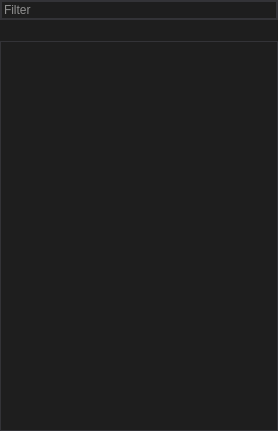
<?xml version="1.0" encoding="UTF-8"?>
<ui version="4.0">
 <class>PropertyEditerDockWidget</class>
 <widget class="QWidget" name="PropertyEditerDockWidget">
  <property name="geometry">
   <rect>
    <x>0</x>
    <y>0</y>
    <width>278</width>
    <height>431</height>
   </rect>
  </property>
  <property name="font">
   <font>
    <family>Arial</family>
   </font>
  </property>
  <property name="windowTitle">
   <string>Property Editer</string>
  </property>
  <property name="styleSheet">
   <string notr="true">/*
	Copyright 2013 Emanuel Claesson

	Licensed under the Apache License, Version 2.0 (the &quot;License&quot;);
	you may not use this file except in compliance with the License.
	You may obtain a copy of the License at

		http://www.apache.org/licenses/LICENSE-2.0

	Unless required by applicable law or agreed to in writing, software
	distributed under the License is distributed on an &quot;AS IS&quot; BASIS,
	WITHOUT WARRANTIES OR CONDITIONS OF ANY KIND, either express or implied.
	See the License for the specific language governing permissions and
	limitations under the License.
*/

/*
	COLOR_DARK     = #1e1e1e
	COLOR_MEDIUM   = #2d2d30
	COLOR_MEDLIGHT = #333337
	COLOR_LIGHT    = #FFFFFF
	COLOR_ACCENT   = #3f3f46
*/

* {
	background: #1e1e1e;
	color: #FFFFFF;
	border: 1px solid #333337;
}

QWidget::item:selected {
	background: #3f3f46;
}

QCheckBox, QRadioButton {
	border: none;
}

QRadioButton::indicator, QCheckBox::indicator {
	width: 13px;
	height: 13px;
}

QRadioButton::indicator::unchecked, QCheckBox::indicator::unchecked {
	border: 1px solid #333337;
	background: none;
}

QRadioButton::indicator:unchecked:hover, QCheckBox::indicator:unchecked:hover {
	border: 1px solid #FFFFFF;
}

QRadioButton::indicator::checked, QCheckBox::indicator::checked {
	border: 1px solid #333337;
	background: #333337;
}

QRadioButton::indicator:checked:hover, QCheckBox::indicator:checked:hover {
	border: 1px solid #FFFFFF;
	background: #FFFFFF;
}

QGroupBox {
	margin-top: 6px;
}

QGroupBox::title {
	top: -7px;
	left: 7px;
}

QScrollBar {
	border: 1px solid #686868;
	background: #1e1e1e;
}

QScrollBar:horizontal {
	height: 15px;
	margin: 0px 0px 0px 32px;
}

QScrollBar:vertical {
	width: 15px;
	margin: 32px 0px 0px 0px;
}

QScrollBar::handle {
	background: #2d2d30;
	border: 1px solid #333337;
}

QScrollBar::handle:horizontal {
	border-width: 0px 1px 0px 1px;
}

QScrollBar::handle:vertical {
	border-width: 1px 0px 1px 0px;
}

QScrollBar::handle:horizontal {
	min-width: 20px;
}

QScrollBar::handle:vertical {
	min-height: 20px;
}

QScrollBar::add-line, QScrollBar::sub-line {
	background:#2d2d30;
	border: 1px solid #333337;
	subcontrol-origin: margin;
}

QScrollBar::add-line {
	position: absolute;
}

QScrollBar::add-line:horizontal {
	width: 15px;
	subcontrol-position: left;
	left: 15px;
}

QScrollBar::add-line:vertical {
	height: 15px;
	subcontrol-position: top;
	top: 15px;
}

QScrollBar::sub-line:horizontal {
	width: 15px;
	subcontrol-position: top left;
}

QScrollBar::sub-line:vertical {
	height: 15px;
	subcontrol-position: top;
}

QScrollBar:left-arrow, QScrollBar::right-arrow, QScrollBar::up-arrow, QScrollBar::down-arrow {
	border: 1px solid #333337;
	width: 3px;
	height: 3px;
}

QScrollBar::add-page, QScrollBar::sub-page {
	background: none;
}

QAbstractButton:hover {
	background: #2d2d30;
}

QAbstractButton:pressed {
	background: #333337;
}

QAbstractItemView {
	show-decoration-selected: 1;
	selection-background-color: #3f3f46;
	selection-color: #FFFFFF;
	alternate-background-color: #2d2d30;
}

QHeaderView {
	border: 1px solid #333337;
}

QHeaderView::section {
	background: #1e1e1e;
	border: 1px solid #333337;
	padding: 4px;
}

QHeaderView::section:selected, QHeaderView::section::checked {
	background: #2d2d30;
}

QTableView {
	gridline-color: #333337;
}

QTabBar {
	margin-left: 2px;
}

QTabBar::tab {
	border-radius: 0px;
	padding: 4px;
	margin: 4px;
}

QTabBar::tab:selected {
	background: #2d2d30;
}

QComboBox::down-arrow {
	border: 1px solid #333337;
	background: #2d2d30;
}

QComboBox::drop-down {
	border: 1px solid #333337;
	background: #2d2d30;
}

QComboBox::down-arrow {
	width: 3px;
	height: 3px;
	border: 1px solid #333337;
}

QAbstractSpinBox {
	padding-right: 15px;
}

QAbstractSpinBox::up-button, QAbstractSpinBox::down-button {
	border: 1px solid #333337;
	background: #2d2d30;
	subcontrol-origin: border;
}

QAbstractSpinBox::up-arrow, QAbstractSpinBox::down-arrow {
	width: 3px;
	height: 3px;
	border: 1px solid #333337;
}

QSlider {
	border: none;
}

QSlider::groove:horizontal {
	height: 5px;
	margin: 4px 0px 4px 0px;
}

QSlider::groove:vertical {
	width: 5px;
	margin: 0px 4px 0px 4px;
}

QSlider::handle {
	border: 1px solid #333337;
	background: #2d2d30;
}

QSlider::handle:horizontal {
	width: 15px;
	margin: -4px 0px -4px 0px;
}

QSlider::handle:vertical {
	height: 15px;
	margin: 0px -4px 0px -4px;
}

QSlider::add-page:vertical, QSlider::sub-page:horizontal {
	background: #3f3f46;
}

QSlider::sub-page:vertical, QSlider::add-page:horizontal {
	background: #2d2d30;
}

QLabel {
	border: none;
}

QProgressBar {
	text-align: center;
}

QProgressBar::chunk {
	width: 1px;
	background-color: #3f3f46;
}

QMenu::separator {
	background: #2d2d30;
}</string>
  </property>
  <property name="locale">
   <locale language="English" country="UnitedStates"/>
  </property>
  <layout class="QVBoxLayout" name="verticalLayout">
   <property name="spacing">
    <number>0</number>
   </property>
   <property name="leftMargin">
    <number>0</number>
   </property>
   <property name="topMargin">
    <number>0</number>
   </property>
   <property name="rightMargin">
    <number>0</number>
   </property>
   <property name="bottomMargin">
    <number>0</number>
   </property>
   <item>
    <widget class="QFrame" name="frame">
     <property name="font">
      <font>
       <family>Arial</family>
      </font>
     </property>
     <property name="frameShape">
      <enum>QFrame::StyledPanel</enum>
     </property>
     <property name="frameShadow">
      <enum>QFrame::Raised</enum>
     </property>
     <layout class="QHBoxLayout" name="horizontalLayout">
      <property name="spacing">
       <number>0</number>
      </property>
      <property name="leftMargin">
       <number>0</number>
      </property>
      <property name="topMargin">
       <number>0</number>
      </property>
      <property name="rightMargin">
       <number>0</number>
      </property>
      <property name="bottomMargin">
       <number>0</number>
      </property>
      <item>
       <widget class="QLineEdit" name="_filter">
        <property name="font">
         <font>
          <family>Arial</family>
         </font>
        </property>
        <property name="placeholderText">
         <string>Filter</string>
        </property>
       </widget>
      </item>
     </layout>
    </widget>
   </item>
   <item>
    <widget class="QLabel" name="_describe">
     <property name="sizePolicy">
      <sizepolicy hsizetype="Preferred" vsizetype="Preferred">
       <horstretch>0</horstretch>
       <verstretch>0</verstretch>
      </sizepolicy>
     </property>
     <property name="minimumSize">
      <size>
       <width>0</width>
       <height>21</height>
      </size>
     </property>
     <property name="font">
      <font>
       <family>Arial</family>
      </font>
     </property>
     <property name="frameShape">
      <enum>QFrame::WinPanel</enum>
     </property>
     <property name="frameShadow">
      <enum>QFrame::Sunken</enum>
     </property>
     <property name="text">
      <string/>
     </property>
     <property name="textFormat">
      <enum>Qt::AutoText</enum>
     </property>
     <property name="margin">
      <number>0</number>
     </property>
    </widget>
   </item>
   <item>
    <widget class="QtTreePropertyBrowser" name="_tree" native="true">
     <property name="sizePolicy">
      <sizepolicy hsizetype="Preferred" vsizetype="Expanding">
       <horstretch>0</horstretch>
       <verstretch>0</verstretch>
      </sizepolicy>
     </property>
     <property name="font">
      <font>
       <family>Arial</family>
      </font>
     </property>
    </widget>
   </item>
  </layout>
 </widget>
 <customwidgets>
  <customwidget>
   <class>QtTreePropertyBrowser</class>
   <extends>QWidget</extends>
   <header>QtTreePropertyBrowser</header>
   <container>1</container>
  </customwidget>
 </customwidgets>
 <resources/>
 <connections/>
</ui>
